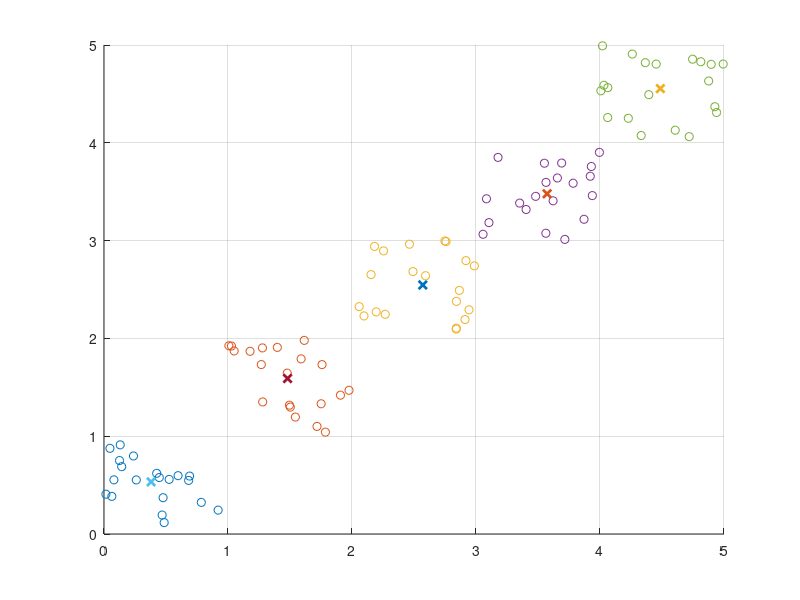

Here is the MATLAB script that generated this plot: (Note: this script raises an error after producing the figure.)
close all; clear all; clc;

nFeat = 2; nSamp = 20;
features = [rand(nSamp ,nFeat); rand(nSamp ,nFeat)+1; rand(nSamp ,nFeat)+2;rand(nSamp ,nFeat)+3; rand(nSamp ,nFeat)+4];
labels = [ones(nSamp,1)*0; ones(nSamp,1)*1; ones(nSamp,1)*2; ones(nSamp,1)*3; ones(nSamp,1)*4];
figure; hold on; grid on;
for i = 0:4
    plot(features(nSamp*i+1:nSamp*(i+1),1),features(nSamp*i+1:nSamp*(i+1),2),'o')
end

dataBase = [features, labels];

for i = 0:1:4
    indexes = (find(dataBase(:,end) == i));
    centroidCoordinates(i+1,:) = mean(dataBase(indexes, 1:end-1));
end

for i = 0:4
    plot(centroidCoordinates(i+1,1),centroidCoordinates(i+1,2),'x', 'linewidth', 2)
end

label = KmeansFCN(centroidCoordinates, [1.5 1.5; 2.5 2.5; 3.5 3.5])